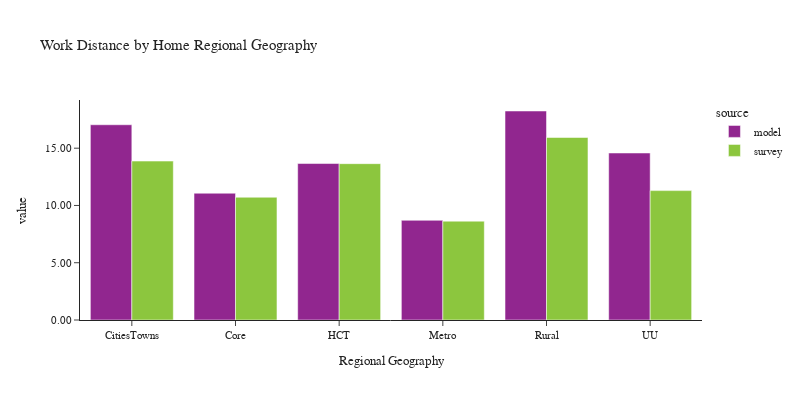

The cell this chart's notebook holds for it:
### Code cell
plot_work_location(df_workers, 'rg_proposed_home', 'Home Regional Geography', 'Regional Geography')

### Figure 1 — Plotly figure (JSON) as saved in the notebook; plotly's stock layout.template omitted (floating-point values rounded to 4 significant figures)
{"data": [{"alignmentgroup": "True", "customdata": [[18576], [50125], [47151], [72255], [24808], [8539]], "hovertemplate": "source=model<br>rg_proposed_home=%{x}<br>value=%{y}<br>sample count=%{customdata[0]}<extra></extra>", "legendgroup": "model", "marker": {"color": "#91268F", "pattern": {"shape": ""}}, "name": "model", "offsetgroup": "model", "orientation": "v", "showlegend": true, "textposition": "auto", "type": "bar", "x": ["CitiesTowns", "Core", "HCT", "Metro", "Rural", "UU"], "xaxis": "x", "y": [17.05, 11.07, 13.66, 8.704, 18.25, 14.58], "yaxis": "y"}, {"alignmentgroup": "True", "customdata": [[88], [221], [340], [1742], [179], [35]], "hovertemplate": "source=survey<br>rg_proposed_home=%{x}<br>value=%{y}<br>sample count=%{customdata[0]}<extra></extra>", "legendgroup": "survey", "marker": {"color": "#8CC63E", "pattern": {"shape": ""}}, "name": "survey", "offsetgroup": "survey", "orientation": "v", "showlegend": true, "textposition": "auto", "type": "bar", "x": ["CitiesTowns", "Core", "HCT", "Metro", "Rural", "UU"], "xaxis": "x", "y": [13.87, 10.72, 13.65, 8.629, 15.93, 11.3], "yaxis": "y"}], "layout": {"barmode": "group", "font": {"size": 11}, "height": 400, "legend": {"title": {"text": "source"}, "tracegroupgap": 0}, "title": {"text": "Work Distance by Home Regional Geography"}, "width": 800, "xaxis": {"anchor": "y", "domain": [0.0, 1.0], "title": {"text": "Regional Geography"}}, "yaxis": {"anchor": "x", "domain": [0.0, 1.0], "tickformat": ".2f", "title": {"text": "value"}}}}
